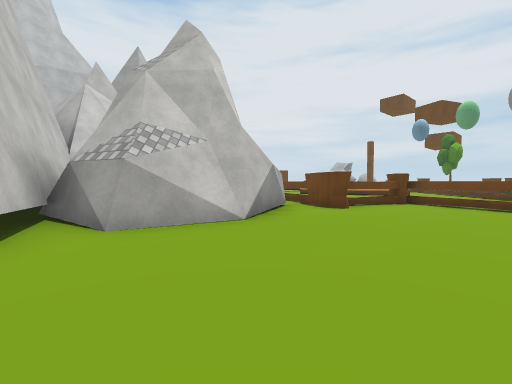
view 1 (above)

16 first-person views from a walk through a scene from a Unity 3-D project. The camera is 1.2 m above the floor, tilts 2° down and sees 90° across. The floor is counted in squares, 2 m on a side. Each view is taken from the middle of a square. On the plan, view 1 faces up. The plan holds only what a view shows up to about 9 squares ahead; the rest is blank. The place goes on beyond the plan. The player character is not drawn. Some surface patterns are stand-ins.

view 2
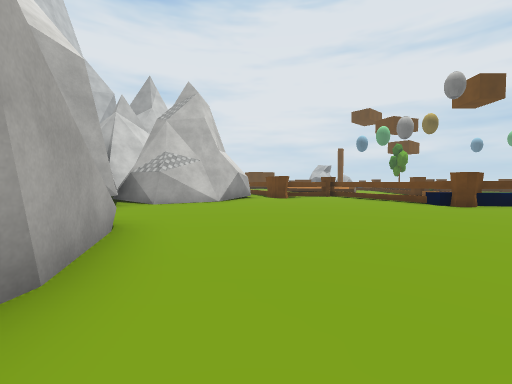

view 3
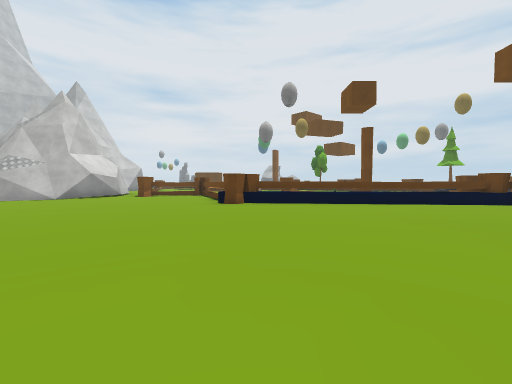

view 4
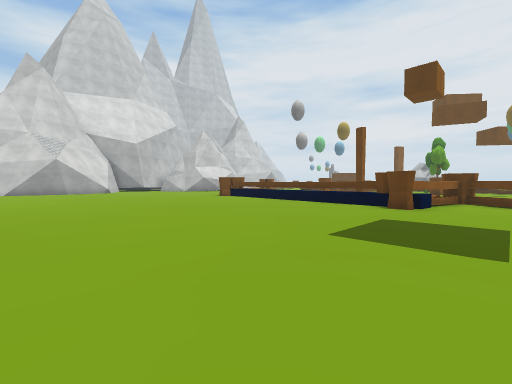

view 5
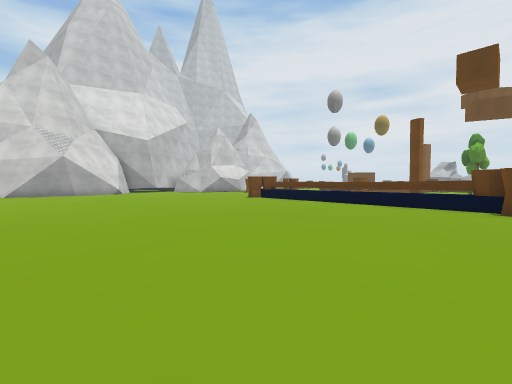

view 6
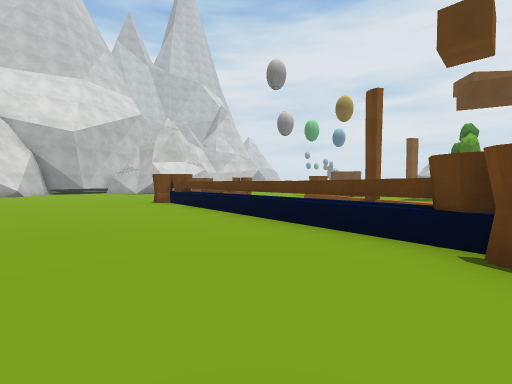

view 7
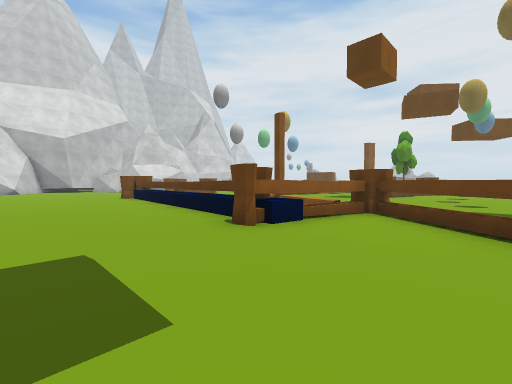

view 8
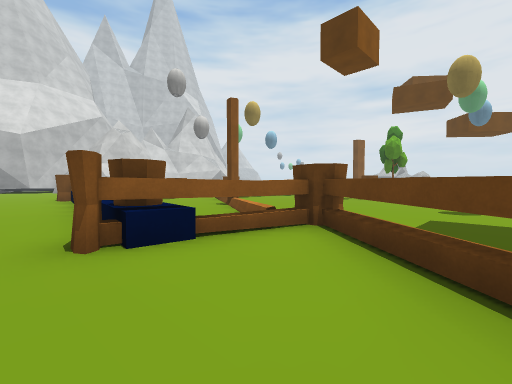

view 9
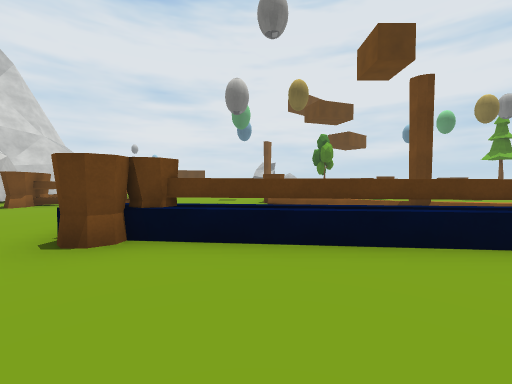

view 10
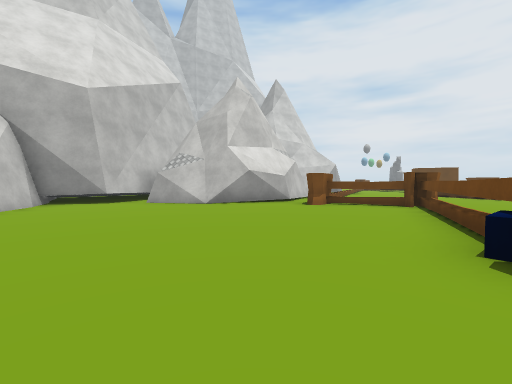

view 11
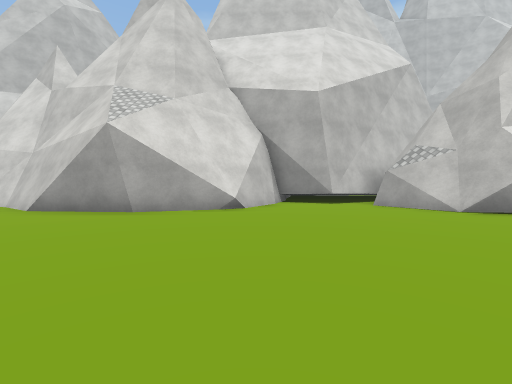

view 12
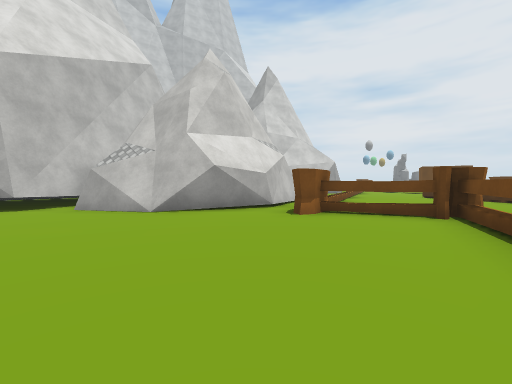

view 13
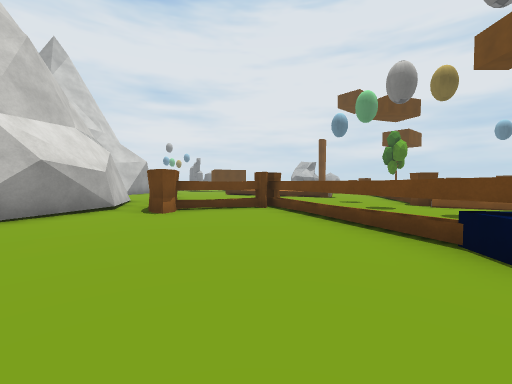

view 14
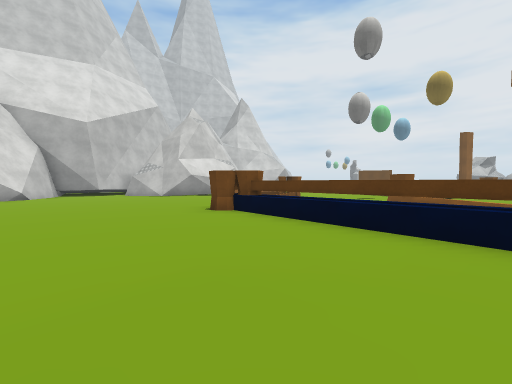

view 15
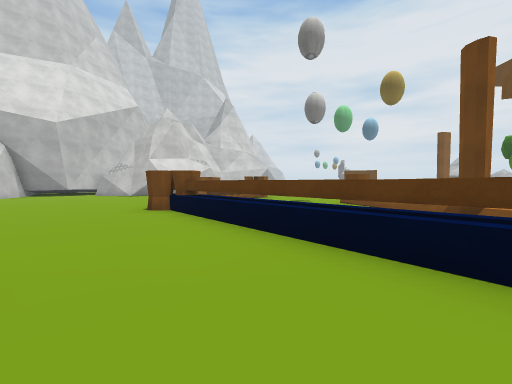

view 16
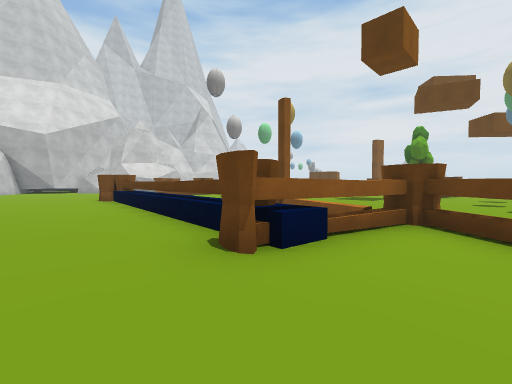

### Floor plan
Key: @ floor where view 1 was taken; # wall or solid block; . main floor; : floor 0.5 m higher than the main floor; = window, fence, low wall or low ledge; ^ raised ledge; O other object.
Columns run from 3 left of view 1 to 17 right of it. Each row starts with its distance up from view 1.
 12      .. ..        ..
 11     ^.. ..   ..   ..
 10     ^.  .... ..   ..
  9    #^   ....   .....
  8    #.# ##...# ......
  7    #.#OO^...: ......
  6    #.#..^ ....##. ..
  5 ####....^   .. #. #
  4 ###......^     ..##^
  3 #........^#^^^^^=O..^
  2 #.............^^^O...
  1 #....................
  0 ##.@.................
 -1  ##..................
 -2   #.................
 -3   #.................
 -4   #.................
 -5   #. ...............

Where each view was taken, in squares from view 1:
view 1: 0 up, 0 right, facing up
view 2: 4 down, 1 right, facing up
view 3: 5 down, 7 right, facing up
view 4: 5 down, 16 right, facing up-left
view 5: 5 down, 14 right, facing up-left
view 6: 1 down, 14 right, facing up-left
view 7: 1 down, 17 right, facing up-left
view 8: 1 up, 17 right, facing up-left
view 9: 0 up, 8 right, facing up
view 10: 0 up, 6 right, facing up-left
view 11: 0 up, 5 right, facing left
view 12: 2 up, 5 right, facing up-left
view 13: 1 up, 4 right, facing up
view 14: 1 down, 11 right, facing up-left
view 15: 0 up, 12 right, facing up-left
view 16: 0 up, 16 right, facing up-left
